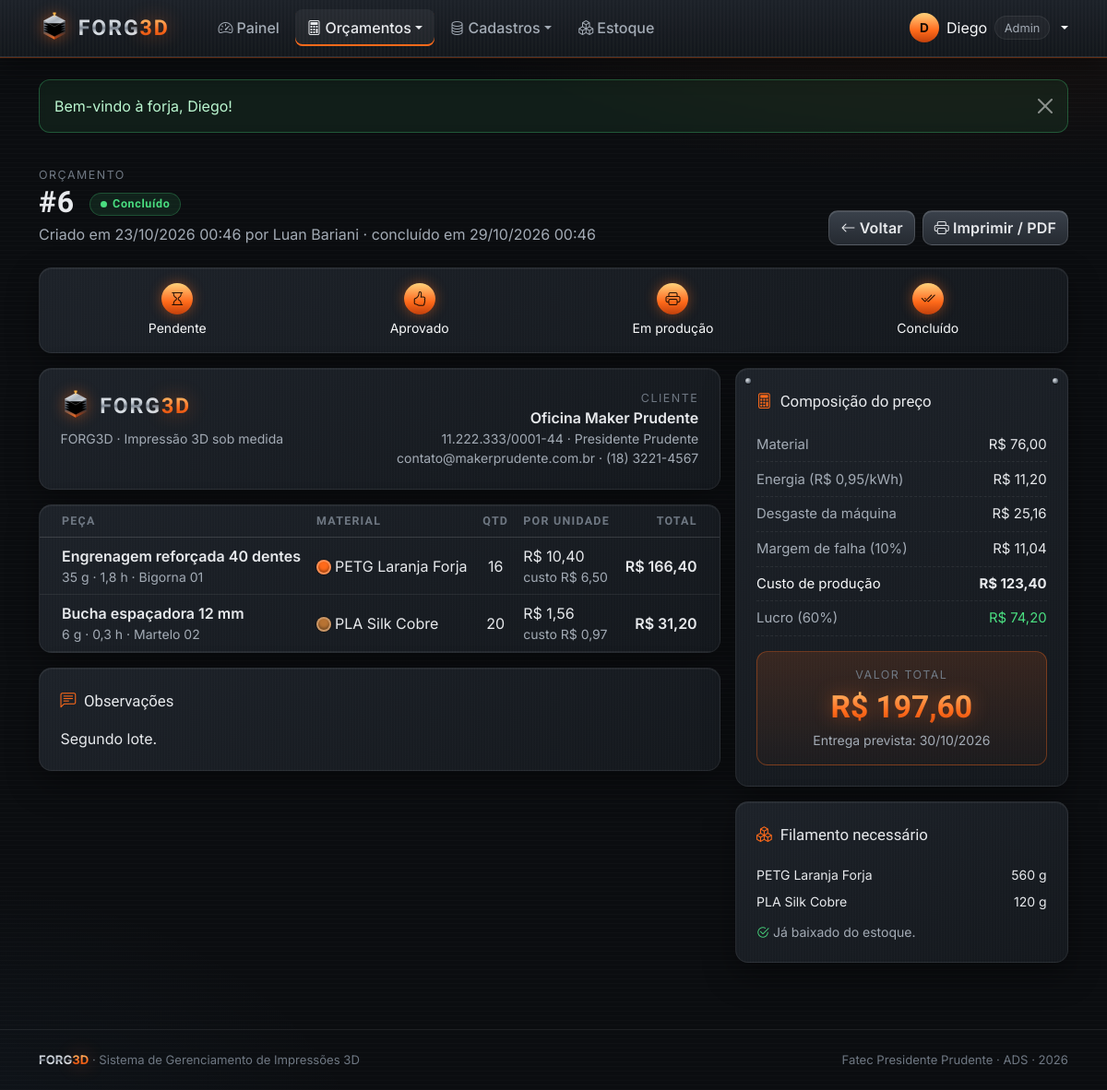
Screenshot of /view/detalheOrcamento.php?id=6 (signed in) with the database file from the repository.
### tables this page shows
CREATE TABLE orcamentos (
  id            INT AUTO_INCREMENT PRIMARY KEY,
  cliente_id    INT NOT NULL,
  usuario_id    INT NOT NULL,
  status        ENUM('pendente','aprovado','em_producao','concluido','cancelado') NOT NULL DEFAULT 'pendente',
  margem        DECIMAL(5,2) NOT NULL,
  taxa_falha    DECIMAL(5,2) NOT NULL,
  tarifa_kwh    DECIMAL(6,3) NOT NULL,
  custo_total   DECIMAL(10,2) NOT NULL DEFAULT 0,
  preco_final   DECIMAL(10,2) NOT NULL DEFAULT 0,
  prazo_entrega DATE NULL,
  observacoes   TEXT,
  sugestao_ia   TEXT,
  criado_em     DATETIME NOT NULL DEFAULT CURRENT_TIMESTAMP,
  concluido_em  DATETIME NULL,
  FOREIGN KEY (cliente_id) REFERENCES clientes(id) ON DELETE RESTRICT,
  FOREIGN KEY (usuario_id) REFERENCES usuarios(id) ON DELETE RESTRICT
);

CREATE TABLE usuarios (
  id        INT AUTO_INCREMENT PRIMARY KEY,
  nome      VARCHAR(100) NOT NULL,
  email     VARCHAR(120) NOT NULL UNIQUE,
  senha     VARCHAR(255) NOT NULL,
  nivel     ENUM('admin','operador') NOT NULL DEFAULT 'operador',
  ativo     TINYINT(1) NOT NULL DEFAULT 1,
  criado_em DATETIME NOT NULL DEFAULT CURRENT_TIMESTAMP
);

CREATE TABLE configuracoes (
  id                TINYINT PRIMARY KEY,
  nome_empresa      VARCHAR(80)   NOT NULL DEFAULT 'FORG3D',
  tarifa_kwh        DECIMAL(6,3)  NOT NULL DEFAULT 0.950,
  margem_padrao     DECIMAL(5,2)  NOT NULL DEFAULT 60.00,
  taxa_falha_padrao DECIMAL(5,2)  NOT NULL DEFAULT 10.00
);

CREATE TABLE clientes (
  id          INT AUTO_INCREMENT PRIMARY KEY,
  nome        VARCHAR(120) NOT NULL,
  tipo        ENUM('PF','PJ') NOT NULL DEFAULT 'PF',
  documento   VARCHAR(20),
  email       VARCHAR(120),
  telefone    VARCHAR(20),
  cidade      VARCHAR(80),
  observacoes TEXT,
  criado_em   DATETIME NOT NULL DEFAULT CURRENT_TIMESTAMP
);

CREATE TABLE orcamento_itens (
  id             INT AUTO_INCREMENT PRIMARY KEY,
  orcamento_id   INT NOT NULL,
  modelo_id      INT NULL,
  descricao      VARCHAR(150) NOT NULL,
  material_id    INT NOT NULL,
  impressora_id  INT NOT NULL,
  quantidade     INT NOT NULL DEFAULT 1,
  peso_g         DECIMAL(8,2) NOT NULL,
  tempo_h        DECIMAL(6,2) NOT NULL,
  custo_material DECIMAL(10,2) NOT NULL,
  custo_energia  DECIMAL(10,2) NOT NULL,
  custo_maquina  DECIMAL(10,2) NOT NULL,
  custo_unit     DECIMAL(10,2) NOT NULL,
  preco_unit     DECIMAL(10,2) NOT NULL,
  FOREIGN KEY (orcamento_id)  REFERENCES orcamentos(id)  ON DELETE CASCADE,
  FOREIGN KEY (modelo_id)     REFERENCES modelos(id)     ON DELETE SET NULL,
  FOREIGN KEY (material_id)   REFERENCES materiais(id)   ON DELETE RESTRICT,
  FOREIGN KEY (impressora_id) REFERENCES impressoras(id) ON DELETE RESTRICT
);

CREATE TABLE impressoras (
  id           INT AUTO_INCREMENT PRIMARY KEY,
  nome         VARCHAR(60)  NOT NULL,
  marca        VARCHAR(60)  NOT NULL,
  modelo       VARCHAR(60)  NOT NULL,
  tecnologia   ENUM('FDM','SLA') NOT NULL DEFAULT 'FDM',
  potencia_w   INT          NOT NULL,
  valor_compra DECIMAL(10,2) NOT NULL,
  vida_util_h  INT          NOT NULL DEFAULT 8000,
  horas_uso    DECIMAL(10,1) NOT NULL DEFAULT 0,
  status       ENUM('disponivel','em_uso','manutencao') NOT NULL DEFAULT 'disponivel',
  criado_em    DATETIME NOT NULL DEFAULT CURRENT_TIMESTAMP
);

CREATE TABLE materiais (
  id               INT AUTO_INCREMENT PRIMARY KEY,
  tipo             VARCHAR(30)  NOT NULL,
  marca            VARCHAR(60)  NOT NULL,
  cor              VARCHAR(40)  NOT NULL,
  cor_hex          CHAR(7)      NOT NULL DEFAULT '#888888',
  diametro         DECIMAL(4,2) NOT NULL DEFAULT 1.75,
  preco_kg         DECIMAL(8,2) NOT NULL,
  estoque_g        DECIMAL(10,2) NOT NULL DEFAULT 0,
  estoque_minimo_g DECIMAL(10,2) NOT NULL DEFAULT 300,
  criado_em        DATETIME NOT NULL DEFAULT CURRENT_TIMESTAMP
);

### view/detalheOrcamento.php (the view, shortened to what this page needs)
<?php
$id = (int) ($_GET['id'] ?? 0);
$o = buscarOrcamento($id);
$itens = listarItensOrcamento($id);
$consumo = consumoDoOrcamento($id);
$cfg = buscarConfig();
$tot = ['material' => 0, 'energia' => 0, 'maquina' => 0];
foreach ($itens as $i) {
    $tot['material'] += $i['custo_material'] * $i['quantidade'];
    $tot['energia'] += $i['custo_energia'] * $i['quantidade'];
    $tot['maquina'] += $i['custo_maquina'] * $i['quantidade'];
}
$base = array_sum($tot);
$falha = $o['custo_total'] - $base;
$etapas = ['pendente', 'aprovado', 'em_producao', 'concluido'];
$etapaAtual = array_search($o['status'], $etapas, true);
require 'includes/topo.php';
?>
<div class="f-cabecalho">
    <div>
        <span class="f-mini">Orçamento</span>
        <h1>#<?= $id ?> <span class="ms-2 align-middle fs-6"><?= badgeStatus($o['status']) ?></span></h1>
        <p>Criado em <?= dataBR($o['criado_em'], true) ?> por <?= h($o['usuario_nome']) ?><?= $o['concluido_em'] ? ' · concluído em ' . dataBR($o['concluido_em'], true) : '' ?></p>
    </div>
    <div class="d-flex flex-wrap gap-2 no-print">
        <a href="verOrcamento.php" class="btn btn-aco"><i class="bi bi-arrow-left me-1"></i>Voltar</a>
        <button class="btn btn-aco" onclick="window.print()"><i class="bi bi-printer me-1"></i>Imprimir / PDF</button>
    </div>
</div>
<?php if ($o['status'] !== 'cancelado'): ?>
<div class="f-card mb-3 no-print py-3">
    <div class="d-flex justify-content-between position-relative" style="gap:.5rem">
        <?php foreach ($etapas as $n => $e): $feito = $n <= $etapaAtual; ?>
            <div class="text-center flex-fill">
                <div class="mx-auto mb-1 d-grid" style="place-items:center;width:34px;height:34px;border-radius:50%;
                     <?= $feito ? 'background:var(--f-grad-brasa);color:#1a0c03;box-shadow:0 0 14px var(--f-brasa-glow)' : 'background:var(--f-aco-2);color:var(--f-texto-3);border:1px solid var(--f-borda-forte)' ?>">
                    <i class="bi <?= ['bi-hourglass', 'bi-hand-thumbs-up', 'bi-printer', 'bi-check2-all'][$n] ?>"></i>
                </div>
                <div class="small <?= $feito ? 'text-light' : 'f-muted' ?>"><?= rotuloStatus($e) ?></div>
            </div>
        <?php endforeach; ?>
    </div>
</div>
<?php endif; ?>
<div class="row g-3">
    <div class="col-lg-8">
        <div class="f-card mb-3">
            <div class="d-flex justify-content-between align-items-start flex-wrap gap-3">
                <div>
                    <div class="f-logo mb-2"><img src="../img/logo.svg" alt=""><span><span class="f-texto-aco">FORG</span><span class="f-texto-brasa">3D</span></span></div>
                    <div class="small f-muted"><?= h($cfg['nome_empresa']) ?> · Impressão 3D sob medida</div>
                </div>
                <div class="text-md-end">
                    <div class="f-mini">Cliente</div>
                    <div class="fw-semibold"><?= h($o['cliente_nome']) ?></div>
                    <div class="small f-muted"><?= h($o['cliente_documento'] ?: '') ?> <?= h($o['cliente_cidade'] ? '· ' . $o['cliente_cidade'] : '') ?></div>
                    <div class="small f-muted"><?= h($o['cliente_email'] ?: '') ?> <?= h($o['cliente_telefone'] ? '· ' . $o['cliente_telefone'] : '') ?></div>
                </div>
            </div>
        </div>
        <div class="f-card p-0 overflow-hidden mb-3">
            <div class="table-responsive">
                <table class="table f-tabela">
                    <thead><tr><th class="ps-4">Peça</th><th>Material</th><th class="text-center">Qtd</th><th>Por unidade</th><th class="text-end pe-4">Total</th></tr></thead>
                    <tbody>
                    <?php foreach ($itens as $i): ?>
                        <tr>
                            <td class="ps-4">
                                <div class="fw-semibold"><?= h($i['descricao']) ?></div>
                                <div class="small f-muted"><?= number_format($i['peso_g'], 0, ',', '.') ?> g · <?= number_format($i['tempo_h'], 1, ',', '.') ?> h · <?= h($i['impressora_nome']) ?></div>
                            </td>
                            <td><span class="f-cor me-1" style="background:<?= h($i['cor_hex']) ?>"></span><?= h($i['material_tipo'] . ' ' . $i['material_cor']) ?></td>
                            <td class="text-center"><?= (int) $i['quantidade'] ?></td>
                            <td><?= moeda($i['preco_unit']) ?><div class="small f-muted">custo <?= moeda($i['custo_unit']) ?></div></td>
                            <td class="text-end pe-4 fw-semibold"><?= moeda($i['preco_unit'] * $i['quantidade']) ?></td>
                        </tr>
                    <?php endforeach; ?>
                    </tbody>
                </table>
            </div>
        </div>
        <?php if ($o['observacoes']): ?>
        <div class="f-card mb-3">
            <div class="f-card-titulo"><i class="bi bi-chat-left-text"></i>Observações</div>
            <p class="mb-0" style="white-space:pre-line"><?= h($o['observacoes']) ?></p>
        </div>
        <?php endif; ?>
    </div>
    <div class="col-lg-4">
        <div class="f-card f-rebites mb-3">
            <div class="f-card-titulo"><i class="bi bi-calculator"></i>Composição do preço</div>
            <div class="f-resumo-linha"><span>Material</span><span><?= moeda($tot['material']) ?></span></div>
            <div class="f-resumo-linha"><span>Energia (<?= moeda($o['tarifa_kwh']) ?>/kWh)</span><span><?= moeda($tot['energia']) ?></span></div>
            <div class="f-resumo-linha"><span>Desgaste da máquina</span><span><?= moeda($tot['maquina']) ?></span></div>
            <div class="f-resumo-linha"><span>Margem de falha (<?= (float) $o['taxa_falha'] ?>%)</span><span><?= moeda($falha) ?></span></div>
            <div class="f-resumo-linha"><span class="text-light">Custo de produção</span><strong><?= moeda($o['custo_total']) ?></strong></div>
            <div class="f-resumo-linha"><span>Lucro (<?= (float) $o['margem'] ?>%)</span><span style="color:var(--f-verde)"><?= moeda($o['preco_final'] - $o['custo_total']) ?></span></div>
            <div class="f-resumo-total">
                <div class="f-mini">Valor total</div>
                <div class="valor f-texto-brasa"><?= moeda($o['preco_final']) ?></div>
                <div class="small f-muted">Entrega prevista: <?= dataBR($o['prazo_entrega']) ?></div>
            </div>
        </div>
        <div class="f-card no-print">
            <div class="f-card-titulo"><i class="bi bi-boxes"></i>Filamento necessário</div>
            <?php foreach ($consumo as $c):
                $ok = $o['status'] === 'concluido' || $c['estoque_g'] >= $c['necessario_g']; ?>
                <div class="d-flex justify-content-between small py-1">
                    <span><?= h($c['tipo'] . ' ' . $c['cor']) ?></span>
                    <span style="color:<?= $ok ? 'var(--f-texto)' : 'var(--f-vermelho)' ?>">
                        <?= gramas($c['necessario_g']) ?>
                    </span>
                </div>
            <?php endforeach; ?>
            <p class="small f-muted mt-2 mb-0">
                <?= $o['status'] === 'concluido' ? '<i class="bi bi-check2-circle" style="color:var(--f-verde)"></i> Já baixado do estoque.' : 'Será baixado automaticamente ao concluir.' ?>
            </p>
        </div>
    </div>
</div>
<?php require 'includes/rodape.php'; ?>

### processamento/funcoesBD.php (shortened to what this page needs)
<?php
function conectar(): PDO
{
    static $pdo = null;
    if ($pdo === null) {
        $dsn = 'mysql:host=' . DB_HOST . ';dbname=' . DB_NOME . ';charset=utf8mb4';
        try {
            $pdo = new PDO($dsn, DB_USUARIO, DB_SENHA, [
                PDO::ATTR_ERRMODE            => PDO::ERRMODE_EXCEPTION,
                PDO::ATTR_DEFAULT_FETCH_MODE => PDO::FETCH_ASSOC,
                PDO::ATTR_EMULATE_PREPARES   => false,
            ]);
        } catch (PDOException $e) {
            http_response_code(500);
            die('<h3 style="font-family:sans-serif">Não foi possível conectar ao banco "' . DB_NOME
                . '". Verifique se o MySQL do XAMPP está ligado e se o arquivo banco/forg3d.sql foi importado no phpMyAdmin.</h3>');
        }
    }
    return $pdo;
}
function consultar(string $sql, array $params = []): array
{
    $st = conectar()->prepare($sql);
    $st->execute($params);
    return $st->fetchAll();
}
function consultarUm(string $sql, array $params = []): ?array
{
    $st = conectar()->prepare($sql);
    $st->execute($params);
    $linha = $st->fetch();
    return $linha === false ? null : $linha;
}
function buscarConfig(): array
{
    return consultarUm('SELECT * FROM configuracoes WHERE id = 1') ?? [
        'nome_empresa' => 'FORG3D', 'tarifa_kwh' => 0.95,
        'margem_padrao' => 60, 'taxa_falha_padrao' => 10,
    ];
}
function buscarOrcamento(int $id): ?array
{
    return consultarUm('SELECT o.*, c.nome AS cliente_nome, c.email AS cliente_email, c.telefone AS cliente_telefone,
                               c.documento AS cliente_documento, c.cidade AS cliente_cidade, u.nome AS usuario_nome
                        FROM orcamentos o
                        JOIN clientes c ON c.id = o.cliente_id
                        JOIN usuarios u ON u.id = o.usuario_id
                        WHERE o.id = ?', [$id]);
}
function listarItensOrcamento(int $orcamentoId): array
{
    return consultar('SELECT i.*, m.tipo AS material_tipo, m.cor AS material_cor, m.cor_hex, m.marca AS material_marca,
                             p.nome AS impressora_nome
                      FROM orcamento_itens i
                      JOIN materiais m ON m.id = i.material_id
                      JOIN impressoras p ON p.id = i.impressora_id
                      WHERE i.orcamento_id = ?', [$orcamentoId]);
}
function consumoDoOrcamento(int $orcamentoId): array
{
    return consultar('SELECT i.material_id, m.tipo, m.cor, m.estoque_g, SUM(i.peso_g * i.quantidade) AS necessario_g
                      FROM orcamento_itens i JOIN materiais m ON m.id = i.material_id
                      WHERE i.orcamento_id = ? GROUP BY i.material_id, m.tipo, m.cor, m.estoque_g', [$orcamentoId]);
}
function h($texto): string
{
    return htmlspecialchars((string) $texto, ENT_QUOTES, 'UTF-8');
}
function moeda($valor): string
{
    return 'R$ ' . number_format((float) $valor, 2, ',', '.');
}
function gramas($valor): string
{
    $v = (float) $valor;
    return $v >= 1000 ? number_format($v / 1000, 2, ',', '.') . ' kg' : number_format($v, 0, ',', '.') . ' g';
}
function dataBR($data, bool $hora = false): string
{
    return date($hora ? 'd/m/Y H:i' : 'd/m/Y', strtotime($data));
}
function rotuloStatus(string $s): string
{
    return [
        'pendente' => 'Pendente', 'aprovado' => 'Aprovado', 'em_producao' => 'Em produção',
        'concluido' => 'Concluído', 'cancelado' => 'Cancelado',
        'disponivel' => 'Disponível', 'em_uso' => 'Em uso', 'manutencao' => 'Manutenção',
    ][$s] ?? $s;
}
function badgeStatus(string $s): string
{
    return '<span class="f-status f-status-' . h($s) . '">' . h(rotuloStatus($s)) . '</span>';
}

### rows the page displays
orcamentos: status "Concluído", criado_em "23/10/2026 00:46", usuario.nome "Luan Bariani", concluido_em "29/10/2026 00:46", cliente.nome "Oficina Maker Prudente", cliente.documento "11.222.333/0001-44", cliente.cidade "· Presidente Prudente", cliente.email "contato@makerprudente.com.br", cliente.telefone "· (18) 3221-4567", observacoes "Segundo lote.", tarifa_kwh "R$ 0,95", taxa_falha "10", custo_total "R$ 11,04", custo_total "R$ 123,40", margem "60", moeda($o['preco_final'] - $o['custo_total']) "R$ 74,20", prazo_entrega "30/10/2026"
configuracoes: nome_empresa "FORG3D"
orcamento_itens: descricao "Engrenagem reforçada 40 dentes", peso_g "35", tempo_h "1,8", impressora.nome "Bigorna 01", material.cor "PETG Laranja Forja", quantidade "16", preco_unit "R$ 10,40", custo_unit "R$ 6,50", moeda($i['preco_unit'] * $i['quantidade']) "R$ 166,40"
orcamento_itens: descricao "Bucha espaçadora 12 mm", peso_g "6", tempo_h "0,3", impressora.nome "Martelo 02", material.cor "PLA Silk Cobre", quantidade "20", preco_unit "R$ 1,56", custo_unit "R$ 0,97", moeda($i['preco_unit'] * $i['quantidade']) "R$ 31,20"

### other values shown
mb_strtoupper(mb_substr($u['nome'], 0, 1)) "D"
explode(' ', $u['nome'])[0] "Diego"
$aviso['texto'] "Bem-vindo à forja, Diego!"
$id "6"
rotuloStatus($e) "Pendente"
rotuloStatus($e) "Aprovado"
rotuloStatus($e) "Em produção"
rotuloStatus($e) "Concluído"
moeda($tot['material']) "R$ 76,00"
moeda($tot['energia']) "R$ 11,20"
moeda($tot['maquina']) "R$ 25,16"
$c['tipo'] . ' ' . $c['cor'] "PETG Laranja Forja"
gramas($c['necessario_g']) "560 g"
$c['tipo'] . ' ' . $c['cor'] "PLA Silk Cobre"
gramas($c['necessario_g']) "120 g"
